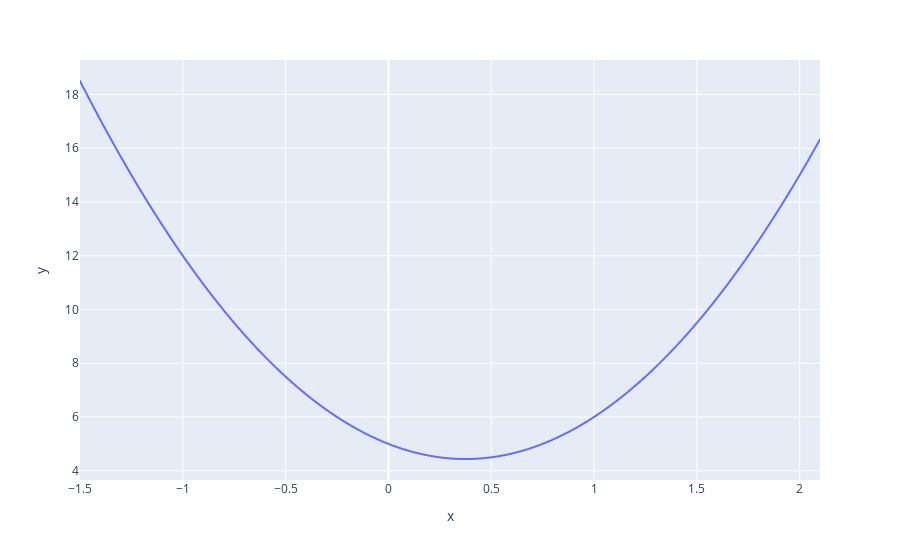

Notebook source saved alongside this figure:
### Code cell
x = np.arange(-1.5, 2.1, 0.001)
y = 4*(x**2) - 3*x + 5
#x_0 = 3/8
#y_0 = 4*(x_0**2) - 3*x_0 + 5
px.line(y, x, y).show()
#px.scatter(y, x_0, y_0).update_traces(marker_size=30);

### Figure 1 — Plotly figure (JSON) as saved in the notebook; plotly's stock layout.template omitted (floating-point values rounded to 4 significant figures; data arrays with more than 128 entries replaced by an {"elided": "..."} marker saying what was removed)
{"data": [{"hovertemplate": "x=%{x}<br>y=%{y}<extra></extra>", "legendgroup": "", "line": {"color": "#636efa", "dash": "solid"}, "marker": {"symbol": "circle"}, "mode": "lines", "name": "", "showlegend": false, "type": "scattergl", "x": {"elided": "3600 float values"}, "xaxis": "x", "y": {"elided": "3600 float values"}, "yaxis": "y"}], "layout": {"legend": {"tracegroupgap": 0}, "margin": {"t": 60}, "xaxis": {"anchor": "y", "domain": [0, 1], "title": {"text": "x"}}, "yaxis": {"anchor": "x", "domain": [0, 1], "title": {"text": "y"}}}}
